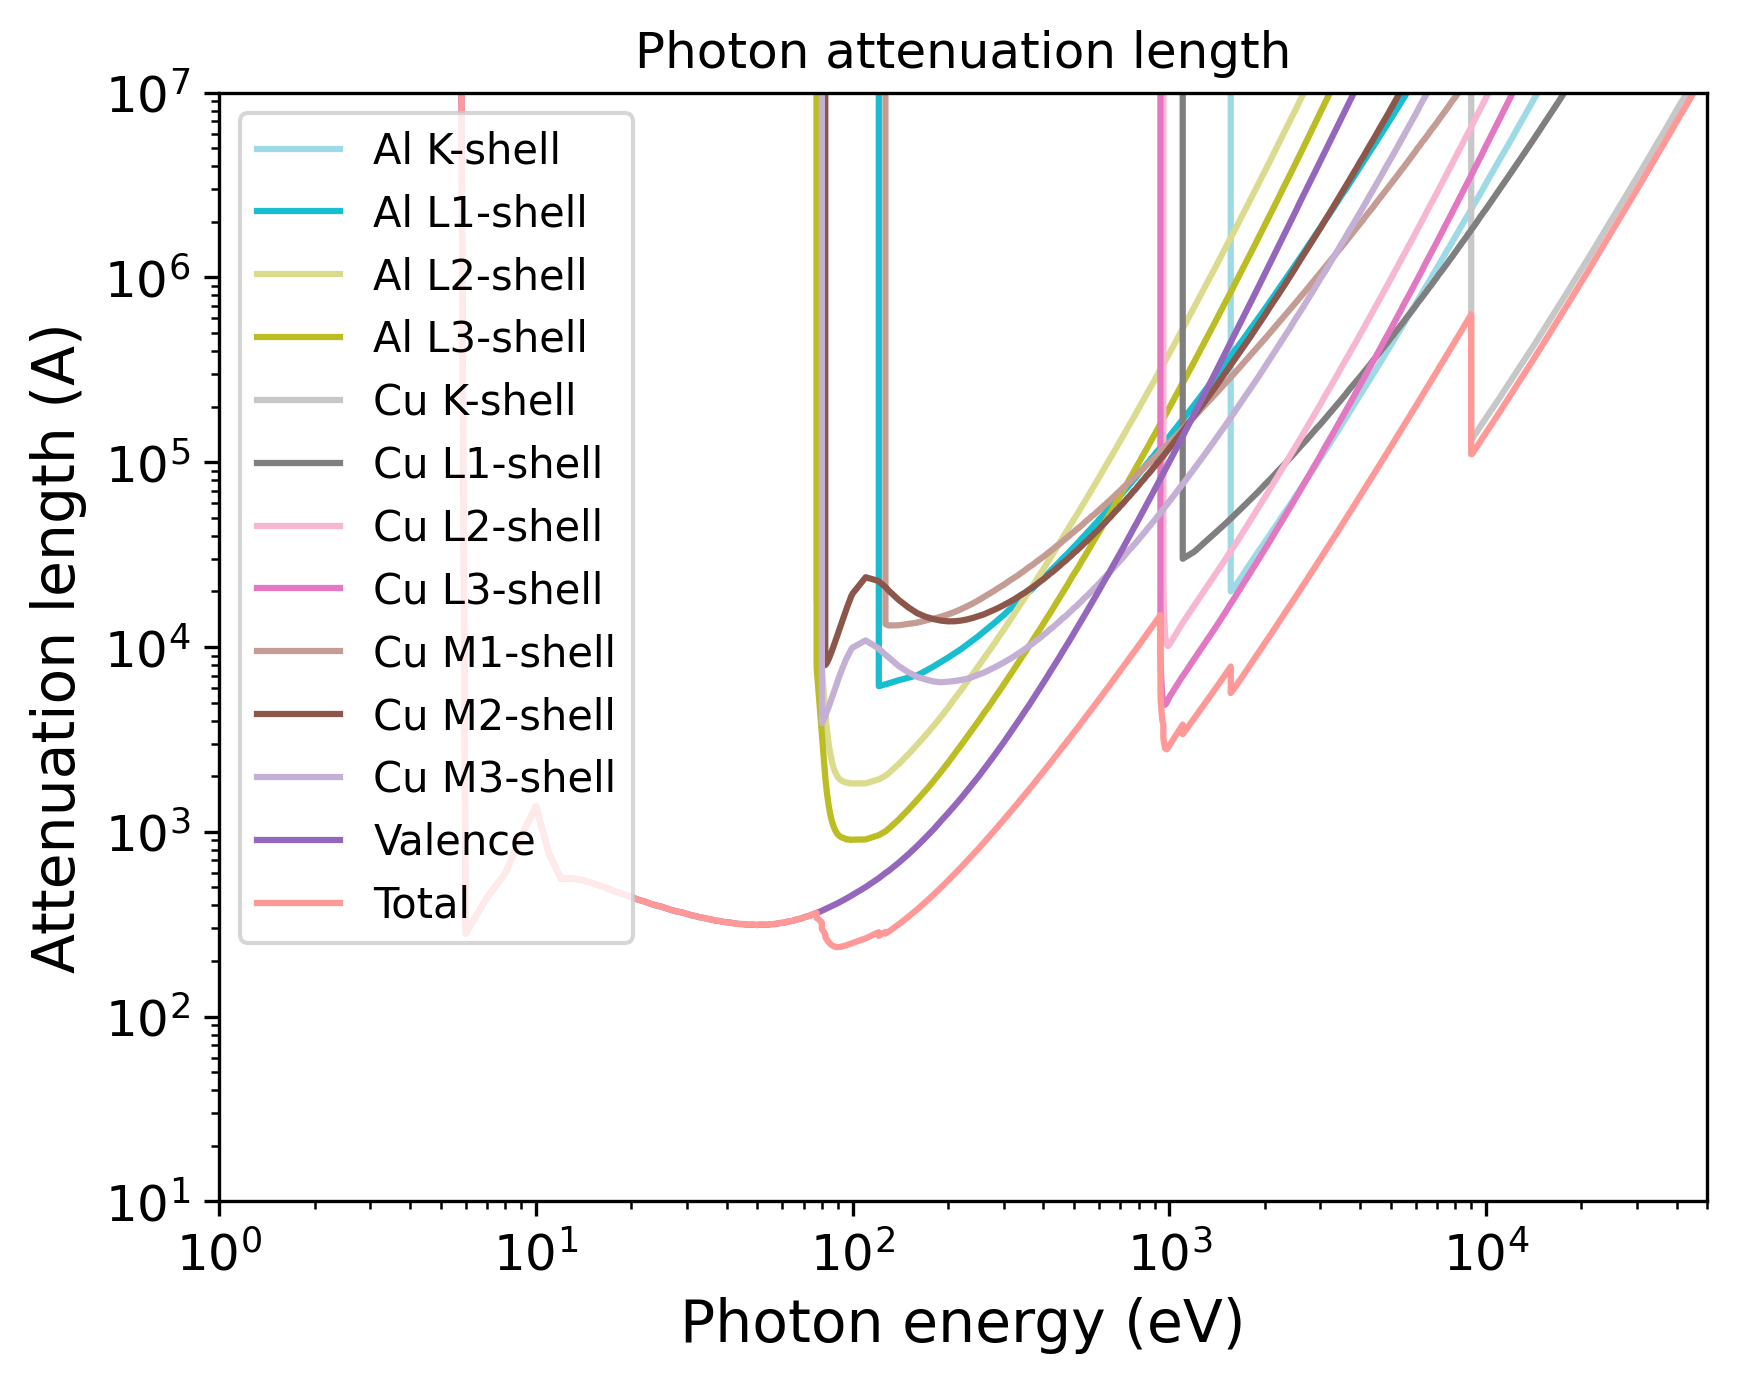

This figure's Python source:
import pandas as pd
import numpy as np
import matplotlib.pyplot as plt
import matplotlib.cm as cm
# Set the format:
plt.xlabel("Photon energy (eV)", fontsize=14)
plt.ylabel("Attenuation length (A)", fontsize=14)
plt.xticks(fontsize=12)
plt.yticks(fontsize=12)
plt.grid(False)
# Set the axes:
# Read the output file:
df = pd.read_csv(r"OUTPUT_Multilayer_AlCu_Photon_IMFP.dat", sep=r'\s+', header=None, comment="#", skipinitialspace=True)
plt.xscale("log")
plt.yscale("log")
# Prepare the plot:
columns_to_plot = [ 1, 2, 3, 4, 5, 6, 7, 8, 9, 10, 11, 12, 13]
labels = [ "Al K-shell", "Al L1-shell", "Al L2-shell", "Al L3-shell", "Cu K-shell", "Cu L1-shell", "Cu L2-shell", "Cu L3-shell", "Cu M1-shell", "Cu M2-shell", "Cu M3-shell", "Valence", "Total"]
# Create N distinct colors from a colormap
N = len(columns_to_plot)
colors = plt.cm.tab20(np.linspace(1, 0, 20))
# Set line styles:
linestyles = [ "-", "-", "-", "-", "-", "-", "-", "-", "-", "-", "-", "-", "-"]
for i, col in enumerate(columns_to_plot):
    color = colors[i % len(colors)]
    ls    = linestyles[i % len(linestyles)]
    label = labels[i % len(labels)]
    plt.plot(df.iloc[:, 0], df.iloc[:, col],
    color=color,
    label=label,
    linestyle=ls)
plt.xlim(1.00000000,50000.00000000)
plt.ylim(10.00000000,10000000.00000000)
plt.title("Photon attenuation length")
plt.legend(loc="best", fontsize=10)
# Save the plot in this format:
plt.savefig("OUTPUT_MFP_photon.png", dpi=300, bbox_inches="tight")
